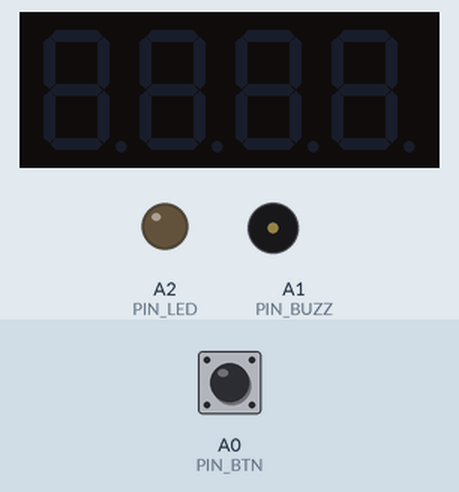
The sketch below on a simulated Arduino Uno, built with avr-gcc and run on an emulated ATmega328P. Shown: 4-digit seven-segment display, output pins drawn as LEDs (lit = HIGH), buzzer (waves = sounding, pin HIGH). Wiring (inferred from the names in the program): 4-digit 7-segment display, segments lit when HIGH: segments pin 3, pin 7, pin 11, pin 9, pin 8, pin 4, pin 12, pin 10; digit selects pin 13, pin 6, pin 5, pin 2. Inputs (shaded band) come from the test bench; at power-on: A0 (PIN_BTN) HIGH. Random numbers use the default seed unless the sketch sets one; the segment pins are drawn as the display they are named for; pins used as bus, display or sensor lines are not drawn.

Above: at 1.2 s.
1.3 s: A0 (PIN_BTN) pulled LOW for 0.15 s
At 1.62 s:
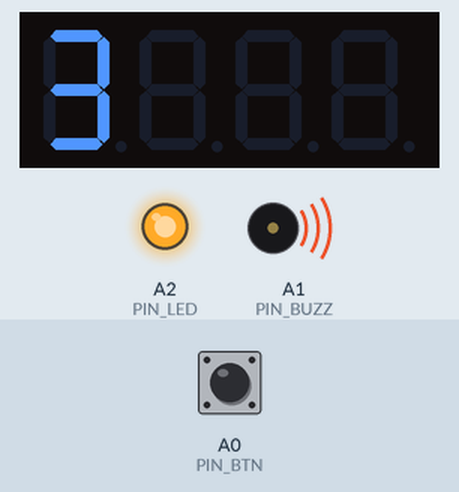
At 4.8 s:
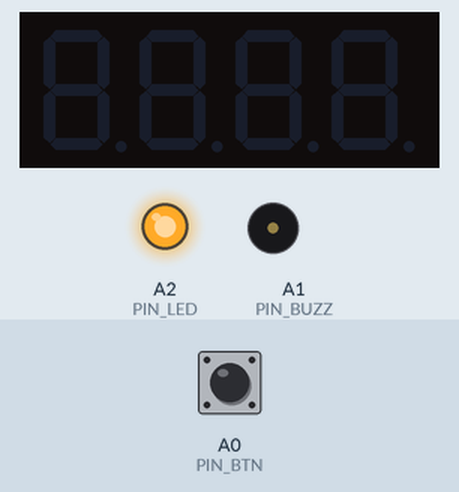
Timing chart, 0 to 14.0 s (numbered marks = the images above; inputs shaded):
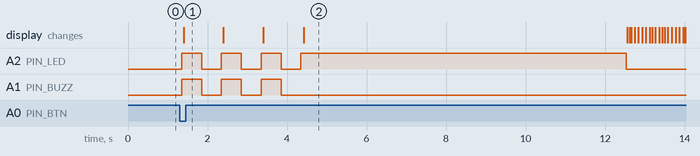

Measured:
- after the input at 1.3 s, A2 (PIN_LED): goes 3 × (HIGH 0.50 s, LOW 0.50 s), HIGH 8.2 s, then LOW, starting after 0.05 s; A1 (PIN_BUZZ): alternates HIGH for 0.50 s and LOW for 0.50 s, 6 changes in all, then stays LOW, starting after 0.05 s; the display: changes after 0.10 s (image 1)

The sketch:

reaction-game.ino
```cpp
#define PIN_BTN A0
#define PIN_BUZZ A1
#define PIN_LED A2
//4x7 segments
#define PIN_A 3
#define PIN_B 7
#define PIN_C 11
#define PIN_D 9
#define PIN_E 8
#define PIN_F 4
#define PIN_G 12
#define PIN_DP 10
#define PIN_D1 13
#define PIN_D2 6
#define PIN_D3 5
#define PIN_D4 2

#define REFRESH_RATE 2

//button
int last;
int state;
unsigned long timer;
unsigned long bounceTime = 50;

long time;  //led time
unsigned long reactionStart;
int phase;


void printDigit(int num, int digit) {
  switch (digit) {
    case 1:
      digitalWrite(PIN_D1, LOW);
      digitalWrite(PIN_D2, HIGH);
      digitalWrite(PIN_D3, HIGH);
      digitalWrite(PIN_D4, HIGH);
      digitalWrite(PIN_DP, LOW);
      break;
    case 2:
      digitalWrite(PIN_D1, HIGH);
      digitalWrite(PIN_D2, LOW);
      digitalWrite(PIN_D3, HIGH);
      digitalWrite(PIN_D4, HIGH);
      digitalWrite(PIN_DP, LOW);
      break;
    case 3:
      digitalWrite(PIN_D1, HIGH);
      digitalWrite(PIN_D2, HIGH);
      digitalWrite(PIN_D3, LOW);
      digitalWrite(PIN_D4, HIGH);
      digitalWrite(PIN_DP, LOW);
      break;
    case 4:
      digitalWrite(PIN_D1, HIGH);
      digitalWrite(PIN_D2, HIGH);
      digitalWrite(PIN_D3, HIGH);
      digitalWrite(PIN_D4, LOW);
      digitalWrite(PIN_DP, HIGH);
      break;
  }


  switch (num) {
    case 0:
      digitalWrite(PIN_G, LOW);
      digitalWrite(PIN_F, HIGH);
      digitalWrite(PIN_A, HIGH);
      digitalWrite(PIN_B, HIGH);
      digitalWrite(PIN_E, HIGH);
      digitalWrite(PIN_D, HIGH);
      digitalWrite(PIN_C, HIGH);
      break;
    case 1:
      digitalWrite(PIN_G, LOW);
      digitalWrite(PIN_F, LOW);
      digitalWrite(PIN_A, LOW);
      digitalWrite(PIN_B, HIGH);
      digitalWrite(PIN_E, LOW);
      digitalWrite(PIN_D, LOW);
      digitalWrite(PIN_C, HIGH);
      break;
    case 2:
      digitalWrite(PIN_G, HIGH);
      digitalWrite(PIN_F, LOW);
      digitalWrite(PIN_A, HIGH);
      digitalWrite(PIN_B, HIGH);
      digitalWrite(PIN_E, HIGH);
      digitalWrite(PIN_D, HIGH);
      digitalWrite(PIN_C, LOW);
      break;
    case 3:
      digitalWrite(PIN_G, HIGH);
      digitalWrite(PIN_F, LOW);
      digitalWrite(PIN_A, HIGH);
      digitalWrite(PIN_B, HIGH);
      digitalWrite(PIN_E, LOW);
      digitalWrite(PIN_D, HIGH);
      digitalWrite(PIN_C, HIGH);
      break;
    case 4:
      digitalWrite(PIN_G, HIGH);
      digitalWrite(PIN_F, HIGH);
      digitalWrite(PIN_A, LOW);
      digitalWrite(PIN_B, HIGH);
      digitalWrite(PIN_E, LOW);
      digitalWrite(PIN_D, LOW);
      digitalWrite(PIN_C, HIGH);
      break;
    case 5:
      digitalWrite(PIN_G, HIGH);
      digitalWrite(PIN_F, HIGH);
      digitalWrite(PIN_A, HIGH);
      digitalWrite(PIN_B, LOW);
      digitalWrite(PIN_E, LOW);
      digitalWrite(PIN_D, HIGH);
      digitalWrite(PIN_C, HIGH);
      break;
    case 6:
      digitalWrite(PIN_G, HIGH);
      digitalWrite(PIN_F, HIGH);
      digitalWrite(PIN_A, HIGH);
      digitalWrite(PIN_B, LOW);
      digitalWrite(PIN_E, HIGH);
      digitalWrite(PIN_D, HIGH);
      digitalWrite(PIN_C, HIGH);
      break;
    case 7:
      digitalWrite(PIN_G, LOW);
      digitalWrite(PIN_F, LOW);
      digitalWrite(PIN_A, HIGH);
      digitalWrite(PIN_B, HIGH);
      digitalWrite(PIN_E, LOW);
      digitalWrite(PIN_D, LOW);
      digitalWrite(PIN_C, HIGH);
      break;
    case 8:
      digitalWrite(PIN_G, HIGH);
      digitalWrite(PIN_F, HIGH);
      digitalWrite(PIN_A, HIGH);
      digitalWrite(PIN_B, HIGH);
      digitalWrite(PIN_E, HIGH);
      digitalWrite(PIN_D, HIGH);
      digitalWrite(PIN_C, HIGH);
      break;
    case 9:
      digitalWrite(PIN_G, HIGH);
      digitalWrite(PIN_F, HIGH);
      digitalWrite(PIN_A, HIGH);
      digitalWrite(PIN_B, HIGH);
      digitalWrite(PIN_E, LOW);
      digitalWrite(PIN_D, LOW);
      digitalWrite(PIN_C, HIGH);
      break;
  }
}

void startCountdown() {
  printDigit(3, 1);
  digitalWrite(PIN_BUZZ, HIGH);
  digitalWrite(PIN_LED, HIGH);
  delay(500);
  digitalWrite(PIN_BUZZ, LOW);
  digitalWrite(PIN_LED, LOW);
  delay(500);
  printDigit(2, 1);
  digitalWrite(PIN_BUZZ, HIGH);
  digitalWrite(PIN_LED, HIGH);
  delay(500);
  digitalWrite(PIN_BUZZ, LOW);
  digitalWrite(PIN_LED, LOW);
  delay(500);
  printDigit(1, 1);
  digitalWrite(PIN_BUZZ, HIGH);
  digitalWrite(PIN_LED, HIGH);
  delay(500);
  digitalWrite(PIN_BUZZ, LOW);
  digitalWrite(PIN_LED, LOW);
  delay(500);
}
void turnOff4x7Segments() {
  digitalWrite(PIN_D1, HIGH);
  digitalWrite(PIN_D2, HIGH);
  digitalWrite(PIN_D3, HIGH);
  digitalWrite(PIN_D4, HIGH);
  digitalWrite(PIN_DP, LOW);
  digitalWrite(PIN_G, LOW);
  digitalWrite(PIN_F, LOW);
  digitalWrite(PIN_A, LOW);
  digitalWrite(PIN_B, LOW);
  digitalWrite(PIN_E, LOW);
  digitalWrite(PIN_D, LOW);
  digitalWrite(PIN_C, LOW);
}

void printNumber(int num) {
  int d1 = num / 1000;
  int d2 = (num / 100) % 10;
  int d3 = (num / 10) % 10;
  int d4 = num % 10;

  for (int i = 0; i < REFRESH_RATE; i++) {
    printDigit(d1, 4);
    delay(1);
    printDigit(d2, 3);
    delay(1);
    printDigit(d3, 2);
    delay(1);
    printDigit(d4, 1);
    delay(2);
  }
}

void setup() {
  // put your setup code here, to run once:
  Serial.begin(9600);

  pinMode(PIN_LED, OUTPUT);
  pinMode(PIN_BUZZ, OUTPUT);
  pinMode(PIN_BTN, INPUT_PULLUP);
  pinMode(PIN_G, OUTPUT);
  pinMode(PIN_F, OUTPUT);
  pinMode(PIN_A, OUTPUT);
  pinMode(PIN_B, OUTPUT);
  pinMode(PIN_E, OUTPUT);
  pinMode(PIN_D, OUTPUT);
  pinMode(PIN_C, OUTPUT);
  pinMode(PIN_DP, OUTPUT);
  pinMode(PIN_D1, OUTPUT);
  pinMode(PIN_D2, OUTPUT);
  pinMode(PIN_D3, OUTPUT);
  pinMode(PIN_D4, OUTPUT);

  //boton
  state = HIGH;
  last = HIGH;

  randomSeed(analogRead(0));  //led
  phase = 1;
}


void loop() {
  if (phase == 1) {
    if (digitalRead(PIN_BTN)) {
      timer = 0;
    } else if (timer == 0) {
      timer = millis();
    } else if (millis() - timer > bounceTime) {
      state = !state;
    }
    if (last == HIGH && state == LOW) {
      startCountdown();
      turnOff4x7Segments();
      time = random(500, 10000);
      digitalWrite(PIN_LED, HIGH);
      delay(time);
      digitalWrite(PIN_LED, LOW);
      reactionStart = millis();
      phase = 2;
    }
    last = state;
  } else if (phase == 2) {
    for (int i = 0; i < 10000; i++) {
      printNumber(i);
      if (digitalRead(PIN_BTN)) {
        timer = 0;
      } else if (timer == 0) {
        timer = millis();
      } else if (millis() - timer > bounceTime) {
        state = !state;
      }
      if (last == LOW && state == HIGH) {
        unsigned long reactionTime = millis() - reactionStart;
        for (int i = 0; i <= 400; i++) {
          printNumber(reactionTime);
        }
        turnOff4x7Segments();
        phase = 1;
        break;
      }
      last = state;
    }
  }
}
```
